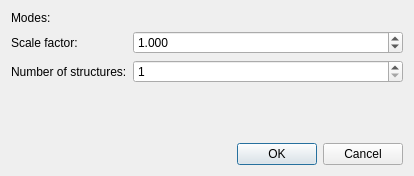
<?xml version="1.0" encoding="UTF-8"?>
<ui version="4.0">
 <class>DisplacementDialog</class>
 <widget class="QDialog" name="DisplacementDialog">
  <property name="geometry">
   <rect>
    <x>0</x>
    <y>0</y>
    <width>414</width>
    <height>176</height>
   </rect>
  </property>
  <property name="windowTitle">
   <string>Generate Displaced Coordinates</string>
  </property>
  <layout class="QVBoxLayout" name="verticalLayout">
   <item>
    <widget class="QLabel" name="modesLabel">
     <property name="text">
      <string>Modes:</string>
     </property>
     <property name="wordWrap">
      <bool>true</bool>
     </property>
    </widget>
   </item>
   <item>
    <layout class="QFormLayout" name="formLayout">
     <item row="0" column="0">
      <widget class="QLabel" name="scaleLabel">
       <property name="text">
        <string>Scale factor:</string>
       </property>
      </widget>
     </item>
     <item row="0" column="1">
      <widget class="QDoubleSpinBox" name="scaleSpinBox">
       <property name="toolTip">
        <string>Multiplier applied to the normal mode displacements.</string>
       </property>
       <property name="decimals">
        <number>3</number>
       </property>
       <property name="minimum">
        <double>-10.000000000000000</double>
       </property>
       <property name="maximum">
        <double>10.000000000000000</double>
       </property>
       <property name="singleStep">
        <double>0.100000000000000</double>
       </property>
       <property name="value">
        <double>1.000000000000000</double>
       </property>
      </widget>
     </item>
     <item row="1" column="0">
      <widget class="QLabel" name="countLabel">
       <property name="text">
        <string>Number of structures:</string>
       </property>
      </widget>
     </item>
     <item row="1" column="1">
      <widget class="QSpinBox" name="countSpinBox">
       <property name="toolTip">
        <string>One structure at the scale factor, or several spread evenly across the range.</string>
       </property>
       <property name="minimum">
        <number>1</number>
       </property>
       <property name="maximum">
        <number>999</number>
       </property>
       <property name="value">
        <number>1</number>
       </property>
      </widget>
     </item>
    </layout>
   </item>
   <item>
    <widget class="QLabel" name="summaryLabel">
     <property name="text">
      <string/>
     </property>
     <property name="wordWrap">
      <bool>true</bool>
     </property>
    </widget>
   </item>
   <item>
    <spacer name="verticalSpacer">
     <property name="orientation">
      <enum>Qt::Orientation::Vertical</enum>
     </property>
     <property name="sizeHint" stdset="0">
      <size>
       <width>20</width>
       <height>10</height>
      </size>
     </property>
    </spacer>
   </item>
   <item>
    <widget class="QDialogButtonBox" name="buttonBox">
     <property name="orientation">
      <enum>Qt::Orientation::Horizontal</enum>
     </property>
     <property name="standardButtons">
      <set>QDialogButtonBox::StandardButton::Cancel|QDialogButtonBox::StandardButton::Ok</set>
     </property>
    </widget>
   </item>
  </layout>
 </widget>
 <resources/>
 <connections/>
</ui>
